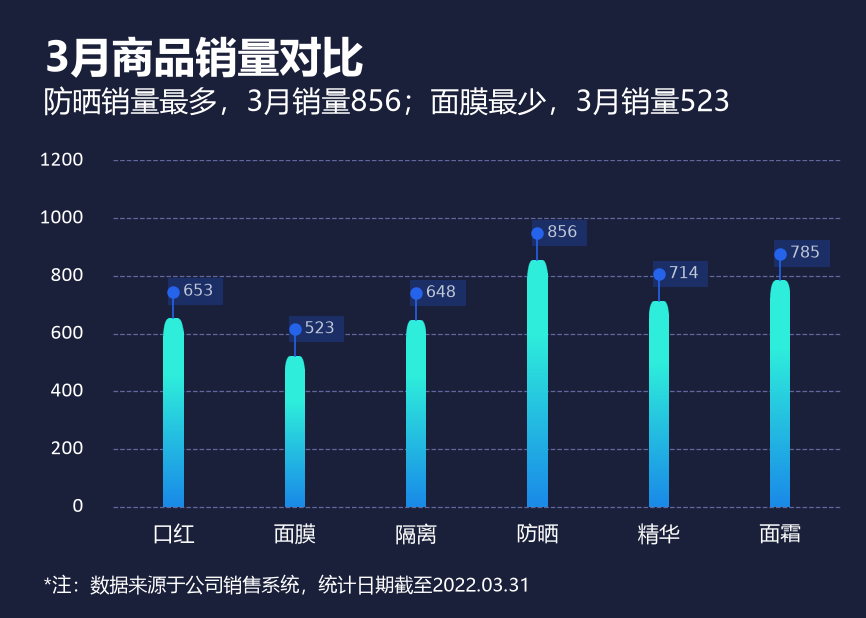

Recreate this plot in Python.
# -*- coding: utf-8 -*-
import matplotlib
matplotlib.use('Agg')
import matplotlib.pyplot as plt
from matplotlib.font_manager import FontProperties
from matplotlib.patches import FancyBboxPatch, PathPatch, Circle, Rectangle
from matplotlib.colors import LinearSegmentedColormap
from matplotlib.path import Path
import numpy as np


def top_rounded_path(x, y, w, h, r):
    """只有顶部圆角的矩形路径（三次贝塞尔精确圆弧）"""
    k = 0.5523 * r
    vertices = [
        (x, y),
        (x + w, y),
        (x + w, y + h - r),
        (x + w, y + h - r + k),
        (x + w - r + k, y + h),
        (x + w - r, y + h),
        (x + r, y + h),
        (x + r - k, y + h),
        (x, y + h - r + k),
        (x, y + h - r),
        (x, y),
    ]
    codes = [
        Path.MOVETO, Path.LINETO, Path.LINETO,
        Path.CURVE4, Path.CURVE4, Path.CURVE4,
        Path.LINETO,
        Path.CURVE4, Path.CURVE4, Path.CURVE4,
        Path.CLOSEPOLY,
    ]
    return Path(vertices, codes)

# 字体定义
f_title  = FontProperties(family='Microsoft YaHei', size=20, weight='bold')
f_sub    = FontProperties(family='Microsoft YaHei', size=14, weight='normal')
f_dlabel = FontProperties(family='Calibri', size=10)             # 数据标签(数字)
f_xlabel = FontProperties(family='Microsoft YaHei', size=10)     # 横轴(中文)
f_ylabel = FontProperties(family='Calibri', size=10)             # 纵轴(数字)
f_note   = FontProperties(family='Microsoft YaHei', size=9)      # 脚注

# 数据
goods  = ['口红', '面膜', '隔离', '防晒', '精华', '面霜']
values = [653, 523, 648, 856, 714, 785]

# 尺寸 14.68cm x 10.47cm
fig_w = 14.68 / 2.54
fig_h = 10.47 / 2.54
fig, ax = plt.subplots(figsize=(fig_w, fig_h), dpi=150)

# 颜色
bg_color   = '#1A1F3A'   # 深蓝背景
bar_color  = '#2E86DE'   # 亮蓝色柱体
text_color = '#FFFFFF'   # 白色文字
grid_color = '#6A71A8'   # 网格线颜色

fig.patch.set_facecolor(bg_color)
ax.set_facecolor(bg_color)

# 柱宽与间距（间隙宽度 500% => 柱宽 = 1/(1+5)）
bar_w = 1 / (1 + 5)
x_pos = np.arange(len(goods))

# 柱形 + 渐变（仅顶端圆角，底部直角）— 用 numpy 直接生成圆角渐变图
radius_ratio = 0.25  # 圆角半径占柱宽比例，微凸
for x, v in zip(x_pos, values):
    img_w = 120
    img_h = max(int(v * 0.5), 50)
    r_px = int(img_w * radius_ratio)
    grad = np.zeros((img_h, img_w, 4), dtype=np.uint8)
    for i in range(img_h):
        t = i / max(img_h - 1, 1)  # 0=顶部, 1=底部
        if t < 0.3:
            r_c, g_c, b_c = 46, 238, 219       # 青绿
        else:
            tt = (t - 0.3) / 0.7
            r_c = int(46 + (26 - 46) * tt)
            g_c = int(238 + (138 - 238) * tt)
            b_c = int(219 + (232 - 219) * tt)
        grad[i, :, 0] = r_c
        grad[i, :, 1] = g_c
        grad[i, :, 2] = b_c
        grad[i, :, 3] = 255
    # 顶部圆角（数组开头 = 顶部，origin='upper'）
    for i in range(r_px):
        for j in range(img_w):
            if j < r_px:
                if (j - r_px) ** 2 + (i - r_px) ** 2 > r_px * r_px:
                    grad[i, j, 3] = 0
            elif j > img_w - r_px:
                if (j - (img_w - r_px)) ** 2 + (i - r_px) ** 2 > r_px * r_px:
                    grad[i, j, 3] = 0
    ax.imshow(grad, extent=[x - bar_w / 2, x + bar_w / 2, 0, v],
              aspect='auto', zorder=3, origin='upper')

# 柱顶竖线 + 蓝色方框（内含圆点 + 数值标签）
# 0.49cm 竖线：figure高10.47cm, axes高0.56*10.47=5.86cm, ylim=1200 => 1cm≈204.8数据单位
line_height = 50  # 方框往下，更靠近柱顶
box_w = 0.44       # 方框宽
box_h = 85         # 方框高
label_bg = '#1C2E66'  # 深蓝方框（微亮）
dot_color = '#2563EB'  # 亮蓝圆点

for x, v in zip(x_pos, values):
    # 蓝色方框：左侧靠近圆点左侧，不居中
    box_x = x - 0.04
    box_y = v + line_height
    ax.fill([box_x, box_x + box_w, box_x + box_w, box_x],
            [box_y, box_y, box_y + box_h, box_y + box_h],
            color=label_bg, zorder=6)
    # 圆点在方框垂直中央，与竖线连接
    dot_y = box_y + box_h / 2
    ax.plot(x, dot_y, 'o', markersize=5, color=dot_color, zorder=7)
    # 竖线：柱顶到圆点位置，zorder高于方框使其不被遮挡
    ax.plot([x, x], [v, dot_y], color=dot_color,
            linewidth=0.8, zorder=6.5)
    # 方框内竖线段加亮，确保穿过方框时清晰可见
    ax.plot([x, x], [box_y, dot_y], color='#4F8EF7',
            linewidth=1.2, zorder=6.6)
    # 数值文字（圆点右侧，方框中央）
    ax.text(x + 0.08, dot_y, f'{v}', ha='left', va='center',
            fontsize=7.5, color='#C0C8D8', zorder=8)

# 横轴商品名称
ax.set_xticks(x_pos)
ax.set_xticklabels(goods, fontproperties=f_xlabel, color=text_color)

# 纵轴设置
ax.set_ylim(0, 1200)
ax.set_yticks([0, 200, 400, 600, 800, 1000, 1200])
ax.set_yticklabels([])
ax.tick_params(axis='y', length=0, pad=6, labelleft=False)
ax.set_xlim(-0.5, len(goods) - 0.5)

# 纵轴刻度标签
for y_val, lbl in zip([0, 200, 400, 600, 800, 1000, 1200], ['0', '200', '400', '600', '800', '1000', '1200']):
    ax.text(-0.04, y_val, lbl, transform=ax.get_yaxis_transform(),
            ha='right', va='center', fontproperties=f_ylabel,
            color=text_color, zorder=10, clip_on=False)

# 虚线网格
ax.xaxis.grid(False)
for y in [200, 400, 600, 800, 1000, 1200]:
    ax.axhline(y=y, linestyle='--', linewidth=0.6, color=grid_color,
               alpha=0.9, zorder=2)
from matplotlib.lines import Line2D
fig.lines.append(Line2D([0.13, 0.97], [0.18, 0.18],
                        transform=fig.transFigure, linestyle='--',
                        linewidth=0.6, color=grid_color, alpha=0.9, zorder=6))


# 轴线：全部隐藏
ax.spines['top'].set_visible(False)
ax.spines['right'].set_visible(False)
ax.spines['left'].set_visible(False)
ax.spines['bottom'].set_visible(False)
ax.tick_params(axis='x', length=0, pad=8)

# 主标题
fig.text(0.05, 0.94, '3月商品销量对比',
         ha='left', va='top', fontproperties=f_title, color=text_color)
# 副标题
fig.text(0.05, 0.86, '防晒销量最多，3月销量856；面膜最少，3月销量523',
         ha='left', va='top', fontproperties=f_sub, color=text_color)

# 底部脚注
fig.text(0.05, 0.035, '*注：数据来源于公司销售系统，统计日期截至2022.03.31',
         ha='left', va='bottom', fontproperties=f_note, color=text_color)

plt.subplots_adjust(left=0.13, right=0.97, top=0.74, bottom=0.18)
plt.savefig('圆角.png', facecolor=bg_color, dpi=150)
print('saved 圆角.png')
